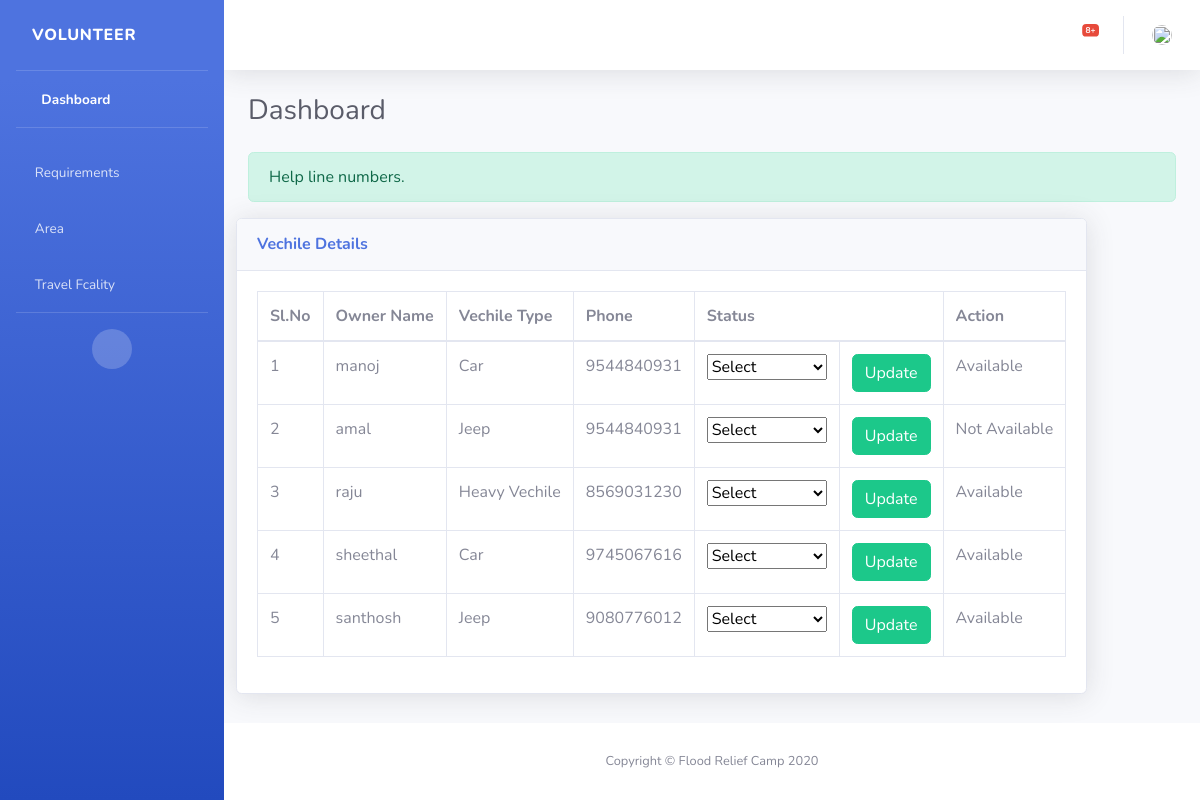
The page /update_vechile_status on the database its author committed.
### app1/models.py (models this page shows)
class vechile_info(models.Model):
    owner_name=models.CharField(max_length=250)
    vechile_type=models.CharField(max_length=250)
    location=models.CharField(max_length=250)
    phone=models.CharField(max_length=10)
    status=models.CharField(max_length=100)

### app1/views.py (the view)
# urls.py: path('update_vechile_status',views.update_vechile_status,name='update_vechile_info'),
def update_vechile_status(request):
    obj=vechile_info.objects.all()
    req_id=request.POST.get("id")
    obj1=requirement_table.objects.filter(status='').order_by('-id')
    obj2=camp_details.objects.all().order_by('-id')
    count=0
    for x in obj1:
        count=count+1
    for y in obj2:
        count=count+1
    try:
        update_obj=vechile_info.objects.get(id=req_id)
    except vechile_info.DoesNotExist:
        update_obj=None
    if request.method == 'POST':
        status_update=request.POST.get("update")
        update_obj.status=status_update
        update_obj.save()
    return render(request,'vechile_updates.html',{'vechile_details':obj,'camp':obj2,'requirement':obj1,'count':count})

### app1/templates/vechile_updates.html (shortened to what this page needs)
<!DOCTYPE html>
<html lang="en">
{% load static %}
<head>
    <link href="{% static "vendor/fontawesome-free/css/all.min.css"%}"" rel="stylesheet" type="text/css">
    <link href="{% static "css/sb-admin-2.min.css"%}"" rel="stylesheet">
</head>
<body id="page-top">
    <div id="wrapper">
        <ul class="navbar-nav bg-gradient-primary sidebar sidebar-dark accordion " id="accordionSidebar">
            <a class="sidebar-brand d-flex align-items-center justify-left" href="{% url 'volunteer_dashboard' %}">
                <div class="sidebar-brand-text mx-3">Volunteer </div>
            </a>
            <hr class="sidebar-divider my-0">
            <li class="nav-item active">
                <a class="nav-link" href="{% url 'volunteer_dashboard' %}">
                    <i class="fas fa-fw fa-tachometer-alt"></i>
                    <span>Dashboard</span></a>
            </li>
            <hr class="sidebar-divider">
            <li class="nav-item">
                <a class="nav-link collapsed" href="#" data-toggle="collapse" data-target="#collapseUtilities1"
                    aria-expanded="true" aria-controls="collapseUtilities1" href="{% url 'req_update_status' %}">
                    <i class="fas fa-truck"></i>
                    <span>Requirements</span>
                </a>
            </li>
            <li class="nav-item">
                <a class="nav-link collapsed" href="#" data-toggle="collapse" data-target="#collapseUtilities3"
                    aria-expanded="true" aria-controls="collapseUtilities3" >
                    <i class="fas fa-map-marker-alt"></i>
                    <span>Area</span>
                </a>
            </li>
            <li class="nav-item">
                <a class="nav-link collapsed" href="#" data-toggle="collapse" data-target="#collapseUtilities2"
                    aria-expanded="true" aria-controls="collapseUtilities2" href="{% url 'req_update_status' %}">
                    <i class="fas fa-car-side"></i>
                    <span>Travel Fcality</span>
                </a>
            </li>
            <hr class="sidebar-divider d-none d-md-block">
            <div class="text-center d-none d-md-inline">
                <button class="rounded-circle border-0" id="sidebarToggle"></button>
            </div>
        </ul>
        <div id="content-wrapper" class="d-flex flex-column">
            <div id="content">
                <nav class="navbar navbar-expand navbar-light bg-white topbar mb-4 static-top shadow">
                    <ul class="navbar-nav ml-auto">
                        <li class="nav-item dropdown no-arrow mx-1">
                            <a class="nav-link dropdown-toggle" href="#" id="alertsDropdown" role="button"
                                data-toggle="dropdown" aria-haspopup="true" aria-expanded="false">
                                <i class="fas fa-bell fa-fw"></i>
                                <span class="badge badge-danger badge-counter">{{count}}+</span>
                            </a>
                        </li>
                        <li class="nav-item dropdown no-arrow">
                            <a class="nav-link dropdown-toggle" href="#" id="userDropdown" role="button"
                                data-toggle="dropdown" aria-haspopup="true" aria-expanded="false">
                                <img class="img-profile rounded-circle"
                                    src="{% static "images/profileicon.png"%}"" style="width: 20px; height:20px;">
                            </a>
                        </li>
                    </ul>
                </nav>
                <div class="container-fluid">
                    <div class="d-sm-flex align-items-center justify-content-between mb-4">
                        <h1 class="h3 mb-0 text-gray-800">Dashboard</h1>
                    </div>
                    <div class="alert alert-success" role="alert">
                        Help line numbers.
                      </div>
                    <div class="row">
                        <div class="card shadow mb-4">
                            <div class="card-header py-3">
                                <h6 class="m-0 font-weight-bold text-primary"> Vechile Details</h6>
                            </div>
                            <div class="card-body">
                                <div class="table-responsive">
                                    <table class="table table-bordered" id="dataTable" width="100%" cellspacing="0">
                                        <thead>
                                            <tr>
                                                <th>Sl.No</th>
                                                <th>Owner Name</th>
                                                <th>Vechile Type</th>
                                                <th>Phone</th>
                                                <th colspan="2">Status</th>
                                                <th >Action </th>
                                            </tr>
                                        </thead>
                                        <tbody>
                                            {% for x in vechile_details %}
                                            <tr>
                                                <td>{{forloop.counter|add:0}}</td>
                                                <td>{{x.owner_name}}</td>
                                                <td>{{x.vechile_type}}</td>
                                                <td>{{x.phone}}</td>
                                                <form action="" method="POST">
                                                <td><select name="update" id="">
                                                    <option > Select </option>
                                                </select>
                                                </td>
                                                <td><button type="submit"  class="btn btn-success" name="id" value="{{x.id}}">Update</button> </td>
                                            </form>
                                                <td>{{x.status}}</td>
                                            </tr>
                                           {% endfor %}
                                        </tbody>
                                    </table>
                                </div>
                            </div>
                        </div>
                    </div>
                </div>
            </div>
            <footer class="sticky-footer bg-white">
                <div class="container my-auto">
                    <div class="copyright text-center my-auto">
                        <span>Copyright &copy; Flood Relief Camp 2020</span>
                    </div>
                </div>
            </footer>
        </div>
    </div>
</body>
</html>

### rows shown on the page
vechile_info: owner_name "manoj", vechile_type "Car", phone "9544840931", {{ x.id }} 9 (drawn), status "Available"
vechile_info: owner_name "amal", vechile_type "Jeep", phone "9544840931", {{ x.id }} 10 (drawn), status "Not Available"
vechile_info: owner_name "raju", vechile_type "Heavy Vechile", phone "8569031230", {{ x.id }} 11 (drawn), status "Available"
vechile_info: owner_name "sheethal", vechile_type "Car", phone "9745067616", {{ x.id }} 13 (drawn), status "Available"
vechile_info: owner_name "santhosh", vechile_type "Jeep", phone "9080776012", {{ x.id }} 14 (drawn), status "Available"

### other values the page prints
{{ count }} "8"
